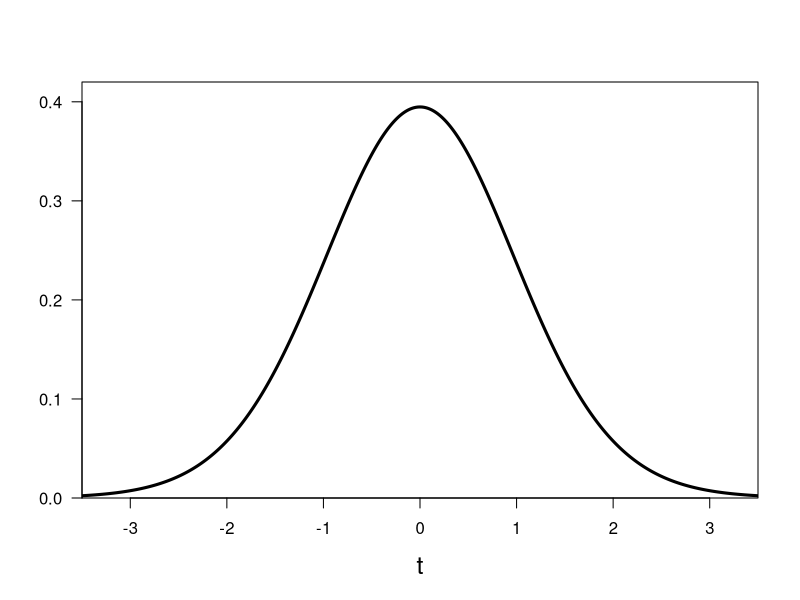

Reproduce this figure in R. (Note: this script raises an error after producing the figure.)
print('file: E1-NHST-t-test-RRtObs.R')
# plot data & mu0, SE, 1-sample-t-test 
x = c(1.5,0.3,1.8,-1.4,0.8,3.0,-0.3,0.2,-0.4,1.9,0.0,0.3,-1.0,
      1.2,3.8,0.5,-0.8,2.0,1.1,1.2,-0.4,2.7,0.5,-1.4,1.1)
T0 = 0   # hypothesized temperature of null hypothesis H0
xmean = mean(x); print(c(round(xmean,2),'sample mean (deg.C)'))
n = length(x); print(c(n,'sample size n'))   # sample size
SE = sd(x)/sqrt(n)
print(c(round(sd(x),2),'s = sd(x) (deg.C)'))
print(c(round(var(x),2),'s = var(x) (deg.C)^2'))
print(c(round(SE,4),'standard error of the mean (deg.C)'))
dis = (xmean-T0)/SE; print(c(round(dis,2),'t = (xmean-mu0)/SE'))
tvalue = (xmean-T0)/SE; print(c(round(tvalue,3),'tvalue (pedestrian)'))
tobs = as.numeric(t.test(x,mu=T0)$statistic); print(c(round(tobs,3),'tvalue = tobs (t-test)'))
nu = n-1
tarr = seq(-4,4,0.01)
ftarr = dt(tarr,nu)
alpha = 0.05
tc = -qt(alpha/2,nu)
# --------------------------------------------------------------------------------------
# png('Zar10Ex7d1RRtobs191117.png',width=16,height=12,units='cm',res=300)
plot(tarr,ftarr,type='l',lwd=3,col='black',
     xlab='t',ylab=NA,las=1,cex=0.4,xlim=c(-3.5,3.5),
     ylim=c(0,0.42),xaxs='i',yaxs='i',cex.lab=1.5)
title(ylab=TeX('$f(t;\\, \\nu = 24)$'),line=2.3,cex.lab=1.5)
x1=tc; x2=max(tarr); y1=dt(x1,nu); y2=dt(x2,nu); dx=(x2-x1)/50; 
xn=seq(x1,x2,dx); yn=dt(xn,nu); xf=c(x2,x1,xn); yf=c(0,0,yn) 
polygon(xf,yf,col='red')
x1=min(tarr); x2=-tc; y1=dt(x1,nu); y2=dt(x2,nu); dx=(x2-x1)/50; 
xn=seq(x1,x2,dx); yn=dt(xn,nu); xf=c(x2,x1,xn); yf=c(0,0,yn) 
polygon(xf,yf,col='red')
text(0,0.05,TeX('$\\alpha = 0.05$'),col='red',pos=1,cex=1.5)
text(0,0.15,TeX('$t_{obs} = 2.713$'),col='blue',pos=1,cex=1.5)
text(0,0.1,TeX('$t_c = 2.064$'),col='red',pos=1,cex=1.5)
abline(v=tobs,col='blue',lty=1)
abline(v=-tobs,col='blue',lty=1)
text(2.713,0.35,TeX('$t_{obs}$'),col='blue',pos=4,cex=1.5)
text(-3.5,0.35,TeX('$-t_{obs}$'),col='blue',pos=4,cex=1.5)
abline(v=tc,col='red',lty=2)
abline(v=-tc,col='red',lty=2)
text(tc-0.4,0.35,TeX('$t_c$'),col='red',pos=4,cex=1.5)
text(-tc,0.35,TeX('$-t_c$'),col='red',pos=4,cex=1.5)
# dev.off()